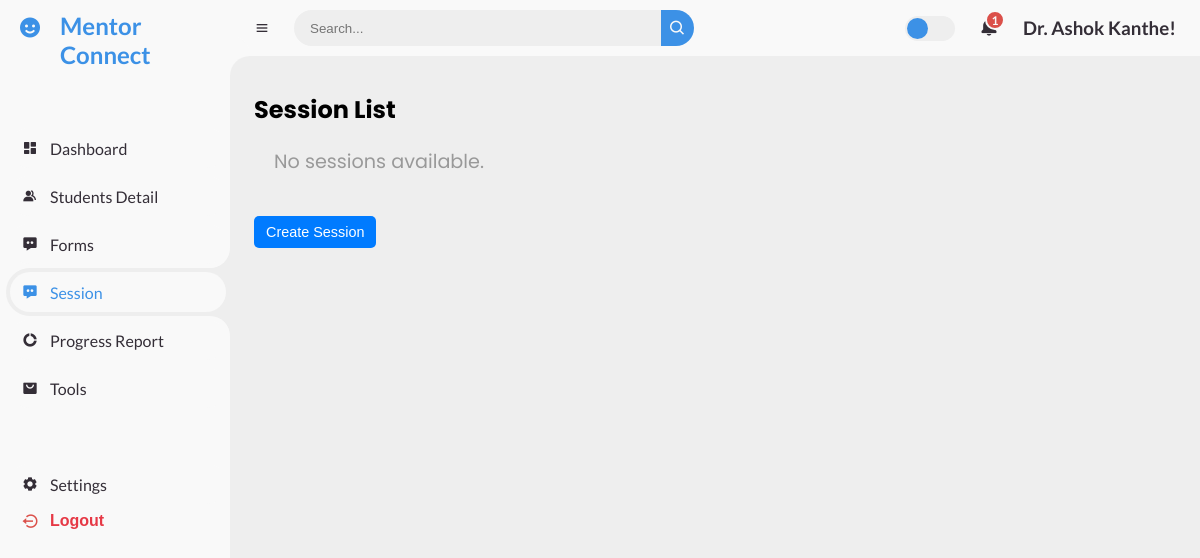
Page /sessions/ (signed in) on the earlier database version.
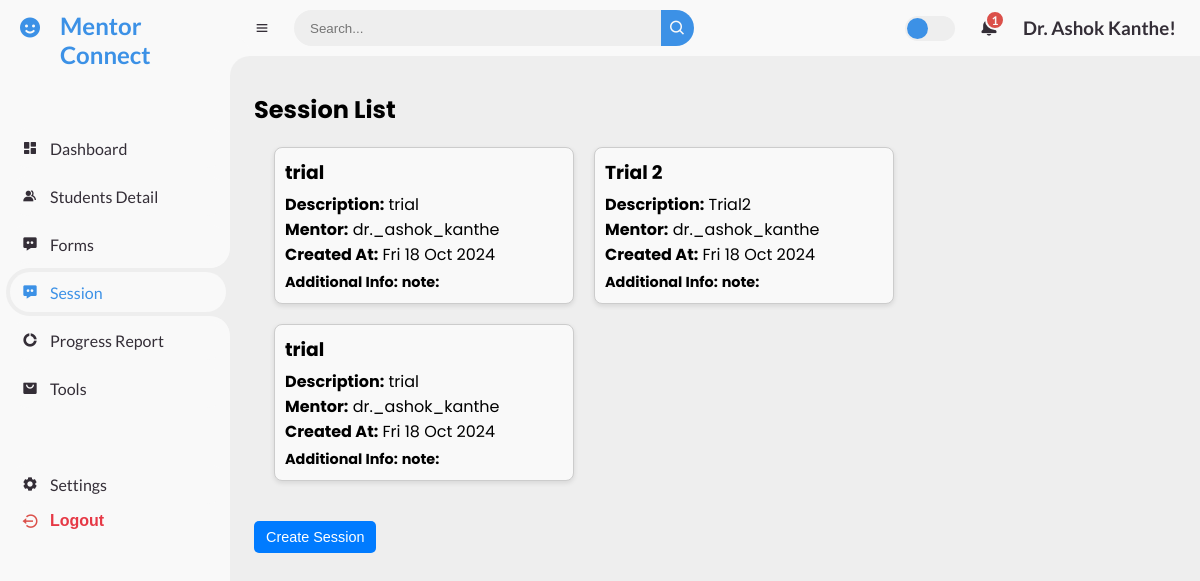
Same page on the later database version.
### mentor/models.py (models this page shows, shortened)
class Session(models.Model):
    title = models.CharField(max_length=200)
    description = models.TextField()
    mentor = models.ForeignKey(User, on_delete=models.CASCADE, related_name="sessions")
    created_at = models.DateTimeField(auto_now_add=True)
    updated_at = models.DateTimeField(auto_now=True)
    additional_info = models.JSONField(default=dict)
    objects = DynamicFieldsManager()
    def __init__(self, *args, **kwargs):
        super().__init__(*args, **kwargs)
        for key, value in self.additional_info.items():
            setattr(self, key, value)
    class Meta:
        indexes = [
            models.Index(fields=['mentor']),
            models.Index(fields=['created_at']),
        ]

### mentor/views.py (the view)
# urls.py: path('sessions/', views.session_list, name='session_list'),
@login_required
def session_list(request):
    sessions = Session.objects.filter(mentor=request.user)
    return render(request, 'session_list.html', {'sessions': sessions})

### mentor/templatetags/username_filters.py (called while the page is built)
@register.filter
def readable_username(value):
    return value.replace('_', ' ').title()

### templates/session_list.html (shortened to what this page needs)
{% extends 'base.html' %}
{% block content %}
<h2>Session List</h2>
<div class="session-container">
    {% for session in sessions %}
        <div class="session-card">
            <h3>{{ session.title }}</h3>
            <p><strong>Description:</strong> {{ session.description }}</p>
            <p><strong>Mentor:</strong> {{ session.mentor.username }}</p>
            <p><strong>Created At:</strong> {{ session.created_at|date:"D d M Y" }}</p>
            <div class="additional-info">
                <strong>Additional Info:</strong>
                {% if session.additional_info %}
                    {% for key, value in session.additional_info.items %}
                        <strong>{{ key }}:</strong> {{ value }}<br>
                    {% endfor %}
                {% else %}
                    <span>No additional info available.</span>
                {% endif %}
            </div>
        </div>
    {% empty %}
        <div class="no-sessions">No sessions available.</div>
    {% endfor %}
</div>
<button id="create-session-btn" class="btn" style="margin-top: 20px;">Create Session</button>
{% endblock %}

Differences in the rows shown:
added Session: title "trial", description "trial", mentor.username "dr._ashok_kanthe", created_at "Fri 18 Oct 2024", additional_info "note"
added Session: title "Trial 2", description "Trial2", mentor.username "dr._ashok_kanthe", created_at "Fri 18 Oct 2024", additional_info "note"
added Session: title "trial", description "trial", mentor.username "dr._ashok_kanthe", created_at "Fri 18 Oct 2024", additional_info "note"
Other differences:
text no longer shown: "No sessions available."
